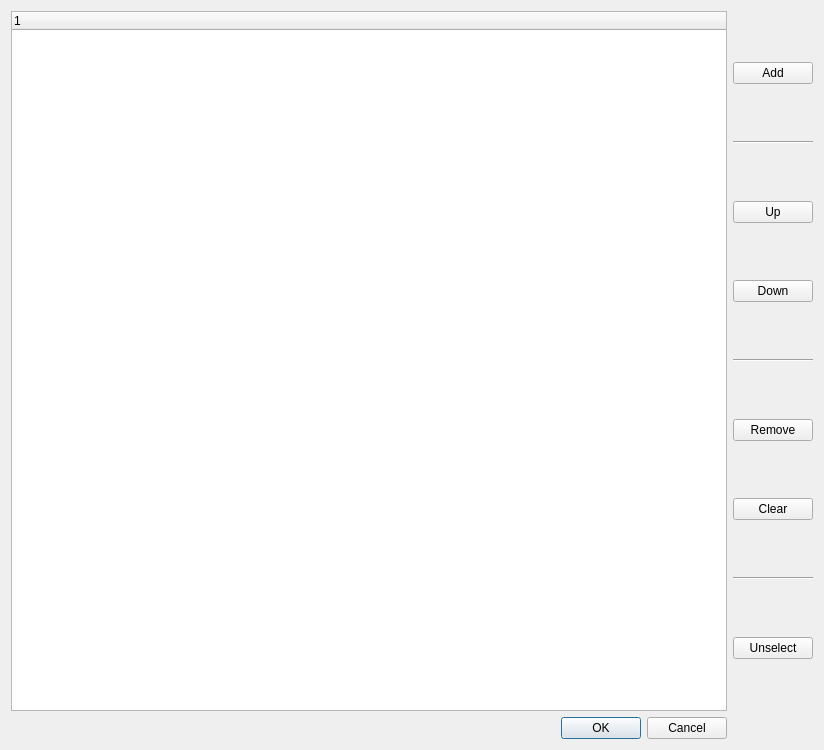
<?xml version="1.0" encoding="UTF-8"?>
<ui version="4.0">
 <class>DialogFileList</class>
 <widget class="QDialog" name="DialogFileList">
  <property name="geometry">
   <rect>
    <x>0</x>
    <y>0</y>
    <width>824</width>
    <height>750</height>
   </rect>
  </property>
  <property name="windowTitle">
   <string>File List</string>
  </property>
  <layout class="QGridLayout" name="gridLayout_2">
   <item row="0" column="0" colspan="2">
    <widget class="QTreeWidget" name="treeWidget">
     <column>
      <property name="text">
       <string notr="true">1</string>
      </property>
     </column>
    </widget>
   </item>
   <item row="0" column="2">
    <layout class="QGridLayout" name="gridLayout">
     <item row="2" column="1">
      <widget class="QPushButton" name="pushButtonUp">
       <property name="toolTip">
        <string>move selected items up</string>
       </property>
       <property name="text">
        <string>Up</string>
       </property>
      </widget>
     </item>
     <item row="3" column="1">
      <widget class="QPushButton" name="pushButtonDown">
       <property name="toolTip">
        <string>move selected items down</string>
       </property>
       <property name="text">
        <string>Down</string>
       </property>
      </widget>
     </item>
     <item row="9" column="1">
      <widget class="QPushButton" name="pushButtonClear">
       <property name="toolTip">
        <string>clear all items </string>
       </property>
       <property name="text">
        <string>Clear</string>
       </property>
      </widget>
     </item>
     <item row="4" column="1">
      <widget class="Line" name="line">
       <property name="orientation">
        <enum>Qt::Horizontal</enum>
       </property>
      </widget>
     </item>
     <item row="10" column="1">
      <widget class="Line" name="line_4">
       <property name="orientation">
        <enum>Qt::Horizontal</enum>
       </property>
      </widget>
     </item>
     <item row="8" column="1">
      <widget class="QPushButton" name="pushButtonRemove">
       <property name="toolTip">
        <string>remove selected items </string>
       </property>
       <property name="text">
        <string>Remove</string>
       </property>
      </widget>
     </item>
     <item row="1" column="1">
      <widget class="Line" name="line_2">
       <property name="orientation">
        <enum>Qt::Horizontal</enum>
       </property>
      </widget>
     </item>
     <item row="0" column="1">
      <widget class="QPushButton" name="pushButtonAdd">
       <property name="toolTip">
        <string>input files and add to view</string>
       </property>
       <property name="text">
        <string>Add</string>
       </property>
      </widget>
     </item>
     <item row="11" column="1">
      <widget class="QPushButton" name="pushButtonUnselect">
       <property name="toolTip">
        <string>unselect and set sorting</string>
       </property>
       <property name="text">
        <string>Unselect</string>
       </property>
      </widget>
     </item>
    </layout>
   </item>
   <item row="1" column="0">
    <widget class="QLabel" name="label">
     <property name="sizePolicy">
      <sizepolicy hsizetype="MinimumExpanding" vsizetype="Preferred">
       <horstretch>0</horstretch>
       <verstretch>0</verstretch>
      </sizepolicy>
     </property>
     <property name="text">
      <string/>
     </property>
    </widget>
   </item>
   <item row="1" column="1">
    <widget class="QDialogButtonBox" name="buttonBox">
     <property name="orientation">
      <enum>Qt::Horizontal</enum>
     </property>
     <property name="standardButtons">
      <set>QDialogButtonBox::Cancel|QDialogButtonBox::Ok</set>
     </property>
    </widget>
   </item>
  </layout>
 </widget>
 <resources/>
 <connections>
  <connection>
   <sender>buttonBox</sender>
   <signal>accepted()</signal>
   <receiver>DialogFileList</receiver>
   <slot>accept()</slot>
   <hints>
    <hint type="sourcelabel">
     <x>248</x>
     <y>254</y>
    </hint>
    <hint type="destinationlabel">
     <x>157</x>
     <y>274</y>
    </hint>
   </hints>
  </connection>
  <connection>
   <sender>buttonBox</sender>
   <signal>rejected()</signal>
   <receiver>DialogFileList</receiver>
   <slot>reject()</slot>
   <hints>
    <hint type="sourcelabel">
     <x>316</x>
     <y>260</y>
    </hint>
    <hint type="destinationlabel">
     <x>286</x>
     <y>274</y>
    </hint>
   </hints>
  </connection>
 </connections>
</ui>
